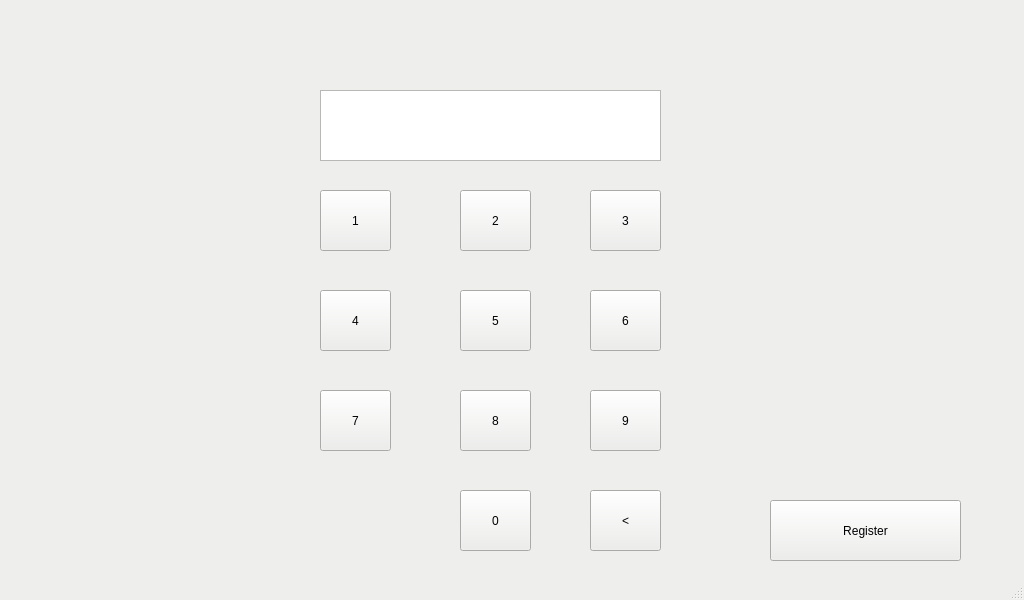
<?xml version="1.0" encoding="UTF-8"?>
<ui version="4.0">
 <class>MainWindow</class>
 <widget class="QMainWindow" name="MainWindow">
  <property name="geometry">
   <rect>
    <x>0</x>
    <y>0</y>
    <width>1024</width>
    <height>600</height>
   </rect>
  </property>
  <property name="palette">
   <palette>
    <active>
     <colorrole role="WindowText">
      <brush brushstyle="SolidPattern">
       <color alpha="255">
        <red>0</red>
        <green>0</green>
        <blue>0</blue>
       </color>
      </brush>
     </colorrole>
     <colorrole role="Button">
      <brush brushstyle="SolidPattern">
       <color alpha="255">
        <red>238</red>
        <green>238</green>
        <blue>236</blue>
       </color>
      </brush>
     </colorrole>
     <colorrole role="Light">
      <brush brushstyle="SolidPattern">
       <color alpha="255">
        <red>255</red>
        <green>255</green>
        <blue>255</blue>
       </color>
      </brush>
     </colorrole>
     <colorrole role="Midlight">
      <brush brushstyle="SolidPattern">
       <color alpha="255">
        <red>246</red>
        <green>246</green>
        <blue>245</blue>
       </color>
      </brush>
     </colorrole>
     <colorrole role="Dark">
      <brush brushstyle="SolidPattern">
       <color alpha="255">
        <red>119</red>
        <green>119</green>
        <blue>118</blue>
       </color>
      </brush>
     </colorrole>
     <colorrole role="Mid">
      <brush brushstyle="SolidPattern">
       <color alpha="255">
        <red>159</red>
        <green>159</green>
        <blue>157</blue>
       </color>
      </brush>
     </colorrole>
     <colorrole role="Text">
      <brush brushstyle="SolidPattern">
       <color alpha="255">
        <red>0</red>
        <green>0</green>
        <blue>0</blue>
       </color>
      </brush>
     </colorrole>
     <colorrole role="BrightText">
      <brush brushstyle="SolidPattern">
       <color alpha="255">
        <red>255</red>
        <green>255</green>
        <blue>255</blue>
       </color>
      </brush>
     </colorrole>
     <colorrole role="ButtonText">
      <brush brushstyle="SolidPattern">
       <color alpha="255">
        <red>0</red>
        <green>0</green>
        <blue>0</blue>
       </color>
      </brush>
     </colorrole>
     <colorrole role="Base">
      <brush brushstyle="SolidPattern">
       <color alpha="255">
        <red>255</red>
        <green>255</green>
        <blue>255</blue>
       </color>
      </brush>
     </colorrole>
     <colorrole role="Window">
      <brush brushstyle="SolidPattern">
       <color alpha="255">
        <red>238</red>
        <green>238</green>
        <blue>236</blue>
       </color>
      </brush>
     </colorrole>
     <colorrole role="Shadow">
      <brush brushstyle="SolidPattern">
       <color alpha="255">
        <red>0</red>
        <green>0</green>
        <blue>0</blue>
       </color>
      </brush>
     </colorrole>
     <colorrole role="AlternateBase">
      <brush brushstyle="SolidPattern">
       <color alpha="255">
        <red>246</red>
        <green>246</green>
        <blue>245</blue>
       </color>
      </brush>
     </colorrole>
     <colorrole role="ToolTipBase">
      <brush brushstyle="SolidPattern">
       <color alpha="255">
        <red>255</red>
        <green>255</green>
        <blue>220</blue>
       </color>
      </brush>
     </colorrole>
     <colorrole role="ToolTipText">
      <brush brushstyle="SolidPattern">
       <color alpha="255">
        <red>0</red>
        <green>0</green>
        <blue>0</blue>
       </color>
      </brush>
     </colorrole>
     <colorrole role="PlaceholderText">
      <brush brushstyle="SolidPattern">
       <color alpha="128">
        <red>0</red>
        <green>0</green>
        <blue>0</blue>
       </color>
      </brush>
     </colorrole>
    </active>
    <inactive>
     <colorrole role="WindowText">
      <brush brushstyle="SolidPattern">
       <color alpha="255">
        <red>0</red>
        <green>0</green>
        <blue>0</blue>
       </color>
      </brush>
     </colorrole>
     <colorrole role="Button">
      <brush brushstyle="SolidPattern">
       <color alpha="255">
        <red>238</red>
        <green>238</green>
        <blue>236</blue>
       </color>
      </brush>
     </colorrole>
     <colorrole role="Light">
      <brush brushstyle="SolidPattern">
       <color alpha="255">
        <red>255</red>
        <green>255</green>
        <blue>255</blue>
       </color>
      </brush>
     </colorrole>
     <colorrole role="Midlight">
      <brush brushstyle="SolidPattern">
       <color alpha="255">
        <red>246</red>
        <green>246</green>
        <blue>245</blue>
       </color>
      </brush>
     </colorrole>
     <colorrole role="Dark">
      <brush brushstyle="SolidPattern">
       <color alpha="255">
        <red>119</red>
        <green>119</green>
        <blue>118</blue>
       </color>
      </brush>
     </colorrole>
     <colorrole role="Mid">
      <brush brushstyle="SolidPattern">
       <color alpha="255">
        <red>159</red>
        <green>159</green>
        <blue>157</blue>
       </color>
      </brush>
     </colorrole>
     <colorrole role="Text">
      <brush brushstyle="SolidPattern">
       <color alpha="255">
        <red>0</red>
        <green>0</green>
        <blue>0</blue>
       </color>
      </brush>
     </colorrole>
     <colorrole role="BrightText">
      <brush brushstyle="SolidPattern">
       <color alpha="255">
        <red>255</red>
        <green>255</green>
        <blue>255</blue>
       </color>
      </brush>
     </colorrole>
     <colorrole role="ButtonText">
      <brush brushstyle="SolidPattern">
       <color alpha="255">
        <red>0</red>
        <green>0</green>
        <blue>0</blue>
       </color>
      </brush>
     </colorrole>
     <colorrole role="Base">
      <brush brushstyle="SolidPattern">
       <color alpha="255">
        <red>255</red>
        <green>255</green>
        <blue>255</blue>
       </color>
      </brush>
     </colorrole>
     <colorrole role="Window">
      <brush brushstyle="SolidPattern">
       <color alpha="255">
        <red>238</red>
        <green>238</green>
        <blue>236</blue>
       </color>
      </brush>
     </colorrole>
     <colorrole role="Shadow">
      <brush brushstyle="SolidPattern">
       <color alpha="255">
        <red>0</red>
        <green>0</green>
        <blue>0</blue>
       </color>
      </brush>
     </colorrole>
     <colorrole role="AlternateBase">
      <brush brushstyle="SolidPattern">
       <color alpha="255">
        <red>246</red>
        <green>246</green>
        <blue>245</blue>
       </color>
      </brush>
     </colorrole>
     <colorrole role="ToolTipBase">
      <brush brushstyle="SolidPattern">
       <color alpha="255">
        <red>255</red>
        <green>255</green>
        <blue>220</blue>
       </color>
      </brush>
     </colorrole>
     <colorrole role="ToolTipText">
      <brush brushstyle="SolidPattern">
       <color alpha="255">
        <red>0</red>
        <green>0</green>
        <blue>0</blue>
       </color>
      </brush>
     </colorrole>
     <colorrole role="PlaceholderText">
      <brush brushstyle="SolidPattern">
       <color alpha="128">
        <red>0</red>
        <green>0</green>
        <blue>0</blue>
       </color>
      </brush>
     </colorrole>
    </inactive>
    <disabled>
     <colorrole role="WindowText">
      <brush brushstyle="SolidPattern">
       <color alpha="255">
        <red>119</red>
        <green>119</green>
        <blue>118</blue>
       </color>
      </brush>
     </colorrole>
     <colorrole role="Button">
      <brush brushstyle="SolidPattern">
       <color alpha="255">
        <red>238</red>
        <green>238</green>
        <blue>236</blue>
       </color>
      </brush>
     </colorrole>
     <colorrole role="Light">
      <brush brushstyle="SolidPattern">
       <color alpha="255">
        <red>255</red>
        <green>255</green>
        <blue>255</blue>
       </color>
      </brush>
     </colorrole>
     <colorrole role="Midlight">
      <brush brushstyle="SolidPattern">
       <color alpha="255">
        <red>246</red>
        <green>246</green>
        <blue>245</blue>
       </color>
      </brush>
     </colorrole>
     <colorrole role="Dark">
      <brush brushstyle="SolidPattern">
       <color alpha="255">
        <red>119</red>
        <green>119</green>
        <blue>118</blue>
       </color>
      </brush>
     </colorrole>
     <colorrole role="Mid">
      <brush brushstyle="SolidPattern">
       <color alpha="255">
        <red>159</red>
        <green>159</green>
        <blue>157</blue>
       </color>
      </brush>
     </colorrole>
     <colorrole role="Text">
      <brush brushstyle="SolidPattern">
       <color alpha="255">
        <red>119</red>
        <green>119</green>
        <blue>118</blue>
       </color>
      </brush>
     </colorrole>
     <colorrole role="BrightText">
      <brush brushstyle="SolidPattern">
       <color alpha="255">
        <red>255</red>
        <green>255</green>
        <blue>255</blue>
       </color>
      </brush>
     </colorrole>
     <colorrole role="ButtonText">
      <brush brushstyle="SolidPattern">
       <color alpha="255">
        <red>119</red>
        <green>119</green>
        <blue>118</blue>
       </color>
      </brush>
     </colorrole>
     <colorrole role="Base">
      <brush brushstyle="SolidPattern">
       <color alpha="255">
        <red>238</red>
        <green>238</green>
        <blue>236</blue>
       </color>
      </brush>
     </colorrole>
     <colorrole role="Window">
      <brush brushstyle="SolidPattern">
       <color alpha="255">
        <red>238</red>
        <green>238</green>
        <blue>236</blue>
       </color>
      </brush>
     </colorrole>
     <colorrole role="Shadow">
      <brush brushstyle="SolidPattern">
       <color alpha="255">
        <red>0</red>
        <green>0</green>
        <blue>0</blue>
       </color>
      </brush>
     </colorrole>
     <colorrole role="AlternateBase">
      <brush brushstyle="SolidPattern">
       <color alpha="255">
        <red>238</red>
        <green>238</green>
        <blue>236</blue>
       </color>
      </brush>
     </colorrole>
     <colorrole role="ToolTipBase">
      <brush brushstyle="SolidPattern">
       <color alpha="255">
        <red>255</red>
        <green>255</green>
        <blue>220</blue>
       </color>
      </brush>
     </colorrole>
     <colorrole role="ToolTipText">
      <brush brushstyle="SolidPattern">
       <color alpha="255">
        <red>0</red>
        <green>0</green>
        <blue>0</blue>
       </color>
      </brush>
     </colorrole>
     <colorrole role="PlaceholderText">
      <brush brushstyle="SolidPattern">
       <color alpha="128">
        <red>0</red>
        <green>0</green>
        <blue>0</blue>
       </color>
      </brush>
     </colorrole>
    </disabled>
   </palette>
  </property>
  <property name="windowTitle">
   <string>MainWindow</string>
  </property>
  <widget class="QWidget" name="centralWidget">
   <widget class="QPushButton" name="num1">
    <property name="geometry">
     <rect>
      <x>320</x>
      <y>190</y>
      <width>71</width>
      <height>61</height>
     </rect>
    </property>
    <property name="text">
     <string>1</string>
    </property>
   </widget>
   <widget class="QPushButton" name="num2">
    <property name="geometry">
     <rect>
      <x>460</x>
      <y>190</y>
      <width>71</width>
      <height>61</height>
     </rect>
    </property>
    <property name="text">
     <string>2</string>
    </property>
   </widget>
   <widget class="QPushButton" name="num3">
    <property name="geometry">
     <rect>
      <x>590</x>
      <y>190</y>
      <width>71</width>
      <height>61</height>
     </rect>
    </property>
    <property name="text">
     <string>3</string>
    </property>
   </widget>
   <widget class="QPushButton" name="num4">
    <property name="geometry">
     <rect>
      <x>320</x>
      <y>290</y>
      <width>71</width>
      <height>61</height>
     </rect>
    </property>
    <property name="text">
     <string>4</string>
    </property>
   </widget>
   <widget class="QPushButton" name="num5">
    <property name="geometry">
     <rect>
      <x>460</x>
      <y>290</y>
      <width>71</width>
      <height>61</height>
     </rect>
    </property>
    <property name="text">
     <string>5</string>
    </property>
   </widget>
   <widget class="QPushButton" name="num6">
    <property name="geometry">
     <rect>
      <x>590</x>
      <y>290</y>
      <width>71</width>
      <height>61</height>
     </rect>
    </property>
    <property name="text">
     <string>6</string>
    </property>
   </widget>
   <widget class="QPushButton" name="num7">
    <property name="geometry">
     <rect>
      <x>320</x>
      <y>390</y>
      <width>71</width>
      <height>61</height>
     </rect>
    </property>
    <property name="text">
     <string>7</string>
    </property>
   </widget>
   <widget class="QPushButton" name="num8">
    <property name="geometry">
     <rect>
      <x>460</x>
      <y>390</y>
      <width>71</width>
      <height>61</height>
     </rect>
    </property>
    <property name="text">
     <string>8</string>
    </property>
   </widget>
   <widget class="QPushButton" name="num9">
    <property name="geometry">
     <rect>
      <x>590</x>
      <y>390</y>
      <width>71</width>
      <height>61</height>
     </rect>
    </property>
    <property name="text">
     <string>9</string>
    </property>
   </widget>
   <widget class="QPushButton" name="registerButton">
    <property name="geometry">
     <rect>
      <x>770</x>
      <y>500</y>
      <width>191</width>
      <height>61</height>
     </rect>
    </property>
    <property name="text">
     <string>Register</string>
    </property>
   </widget>
   <widget class="QPushButton" name="num0">
    <property name="geometry">
     <rect>
      <x>460</x>
      <y>490</y>
      <width>71</width>
      <height>61</height>
     </rect>
    </property>
    <property name="text">
     <string>0</string>
    </property>
   </widget>
   <widget class="QPushButton" name="undo">
    <property name="geometry">
     <rect>
      <x>590</x>
      <y>490</y>
      <width>71</width>
      <height>61</height>
     </rect>
    </property>
    <property name="text">
     <string>&lt;</string>
    </property>
   </widget>
   <widget class="QTextBrowser" name="numbers">
    <property name="geometry">
     <rect>
      <x>320</x>
      <y>90</y>
      <width>341</width>
      <height>71</height>
     </rect>
    </property>
    <property name="font">
     <font>
      <pointsize>40</pointsize>
     </font>
    </property>
   </widget>
  </widget>
  <widget class="QStatusBar" name="statusBar"/>
 </widget>
 <layoutdefault spacing="6" margin="11"/>
 <resources/>
 <connections/>
</ui>
